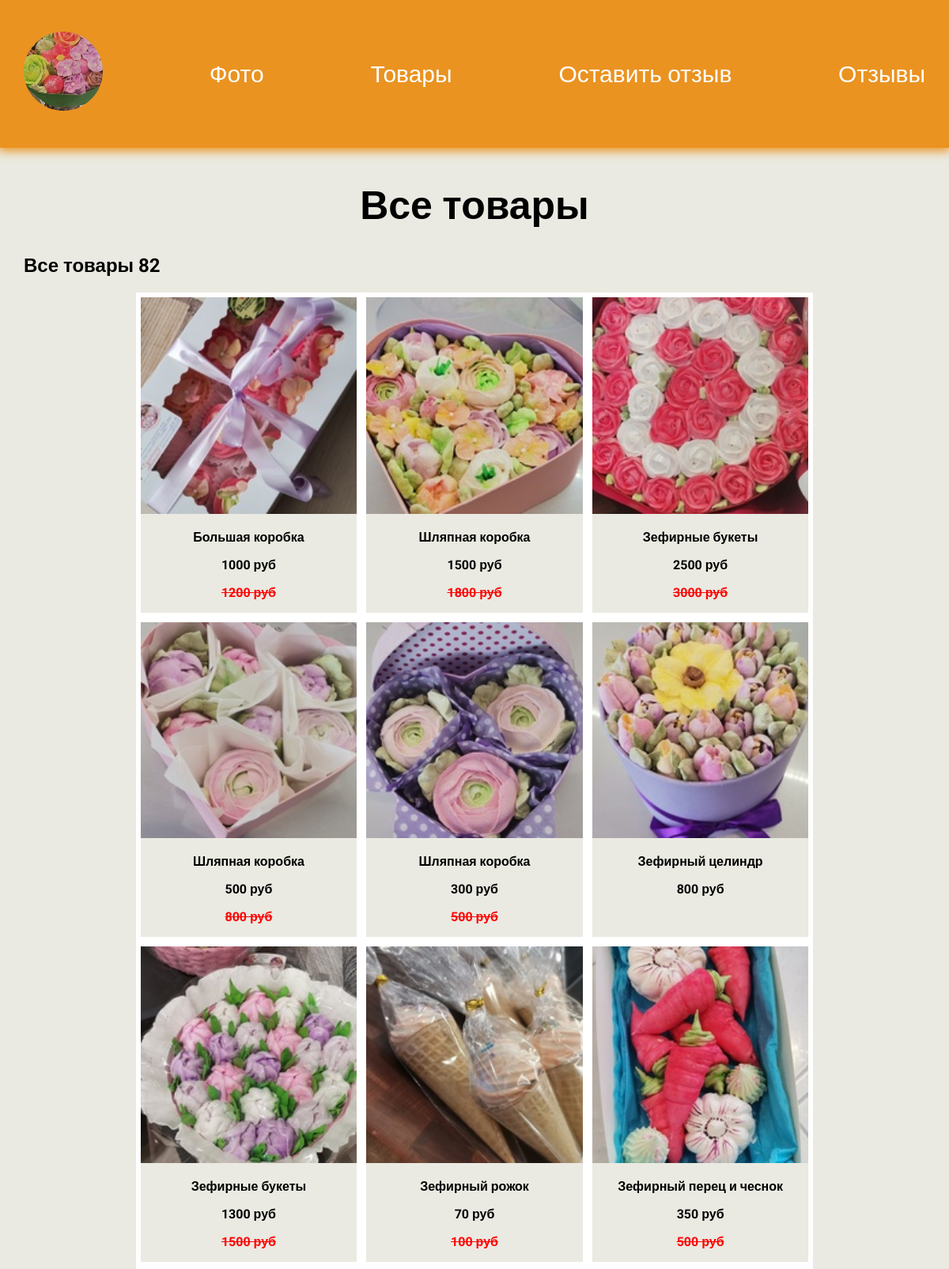
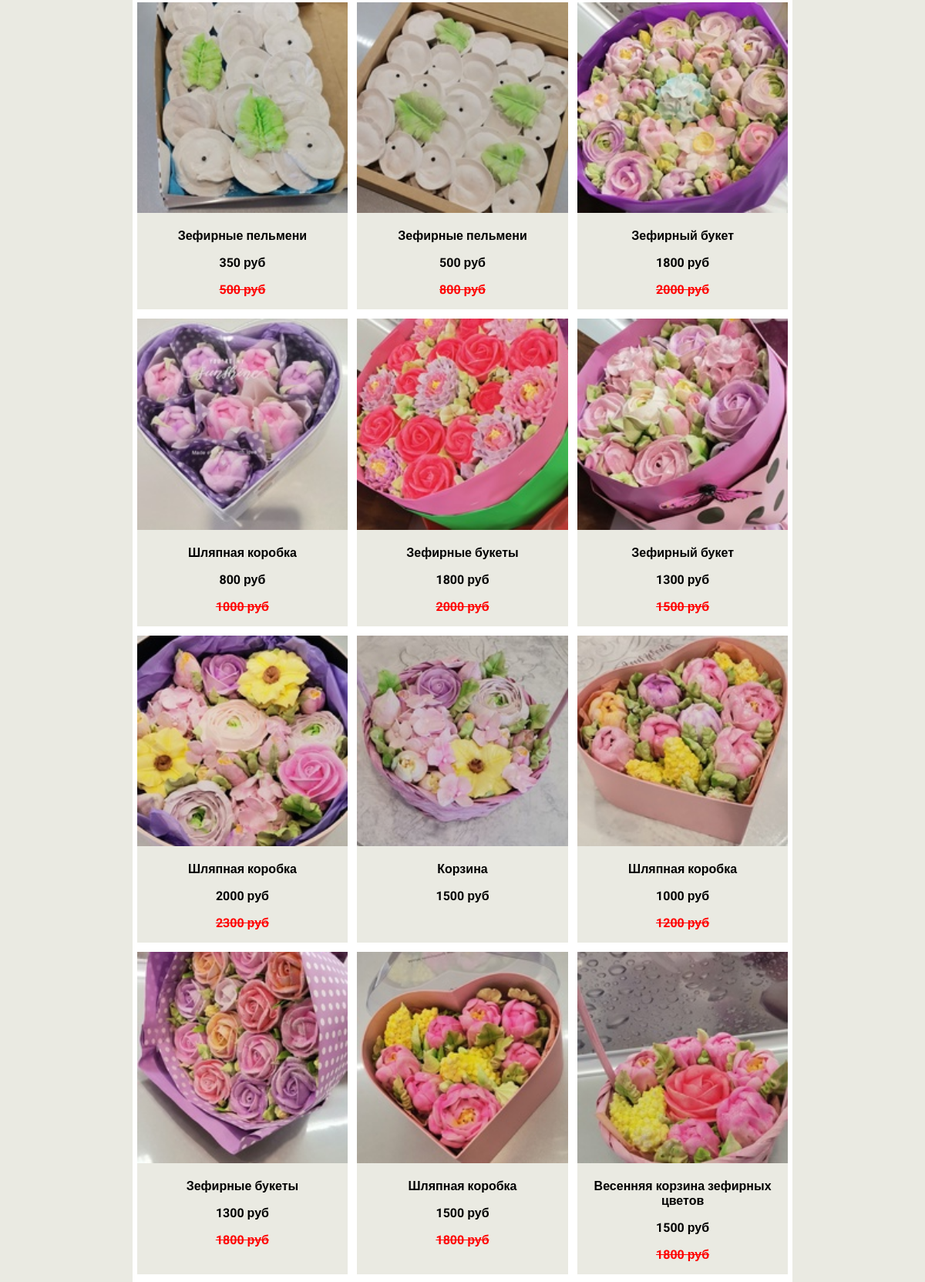
The app's page /product/ (upper part) with its own data (2 pictures, top to bottom).
### product/models.py (models this page shows, shortened)
class Product(models.Model):
    title = models.CharField(max_length=200, null=True, blank=True)
    name = models.CharField(max_length=200, null=True, blank=True)
    date = models.DateField()
    image = models.ImageField(upload_to='web/images/')
    new_price = models.IntegerField(default=0, null=True, blank=True)
    old_price = models.IntegerField(default=0, null=True, blank=True)

### product/views.py (the view)
# urls.py: path("", views.products, name='products'),
def products(request):
    product = Product.objects.order_by('-date')
    return render(request, 'product/products.html', {'products': product})

### product/templates/product/products.html
{% extends 'web/base.html' %}
{% load static %}
{% block content %}
<h1>Все товары</h1>
<h2 class="count">Все товары {{ products.count }}</h2>
    <div class="element_product">
        {% for product in products %}
        <div class="top">
            <a href="{% url 'product:detail' product.id %}">
                <img src="{{ product.image.url }}" alt="">
            </a>
                <p>{{ product.name }}</p>
                <p>{{ product.new_price }} руб</p>
            {% if product.old_price %}
                <p class="price">{{ product.old_price }} руб</p>
            {% endif %}
        </div>
        {% endfor %}
    </div>
{% endblock %}

### web/static/css/style.css (style rules this page uses)
body { font-family: 'Roboto',sans-serif; padding: 0; margin: 0; background:rgb(234, 234, 226); }
.element_product { display: flex; flex-wrap: wrap; justify-content:center; margin-bottom: 60px; }
.element_product .top { border: 6px solid #FFF; text-align: center; width: 24%; font-weight: bold; }
.top img { width: 100%; }
.price { color: red; text-decoration: line-through; }
h1 { text-align: center; font-size: 50px; }

### web/templates/web/base.html (style rules this page uses)
a { text-decoration:none; }

### records on screen
Product: image (picture), name "Большая коробка", new_price "1000", old_price "1200"
Product: image (picture), name "Шляпная коробка", new_price "1500", old_price "1800"
Product: image (picture), name "Зефирные букеты", new_price "2500", old_price "3000"
Product: image (picture), name "Шляпная коробка", new_price "500", old_price "800"
Product: image (picture), name "Шляпная коробка", new_price "300", old_price "500"
Product: image (picture), name "Зефирный целиндр", new_price "800"
Product: image (picture), name "Зефирные букеты", new_price "1300", old_price "1500"
Product: image (picture), name "Зефирный рожок", new_price "70", old_price "100"
Product: image (picture), name "Зефирный перец и чеснок", new_price "350", old_price "500"
Product: image (picture), name "Зефирные пельмени", new_price "350", old_price "500"
Product: image (picture), name "Зефирные пельмени", new_price "500", old_price "800"
Product: image (picture), name "Зефирный букет", new_price "1800", old_price "2000"
Product: image (picture), name "Шляпная коробка", new_price "800", old_price "1000"
Product: image (picture), name "Зефирные букеты", new_price "1800", old_price "2000"
Product: image (picture), name "Зефирный букет", new_price "1300", old_price "1500"
Product: image (picture), name "Шляпная коробка", new_price "2000", old_price "2300"
Product: image (picture), name "Корзина", new_price "1500"
Product: image (picture), name "Шляпная коробка", new_price "1000", old_price "1200"
Product: image (picture), name "Зефирные букеты", new_price "1300", old_price "1800"
Product: image (picture), name "Шляпная коробка", new_price "1500", old_price "1800"
Product: image (picture), name "Весенняя корзина зефирных цветов", new_price "1500", old_price "1800"

### other values on screen
{{ products.count }} "82"
